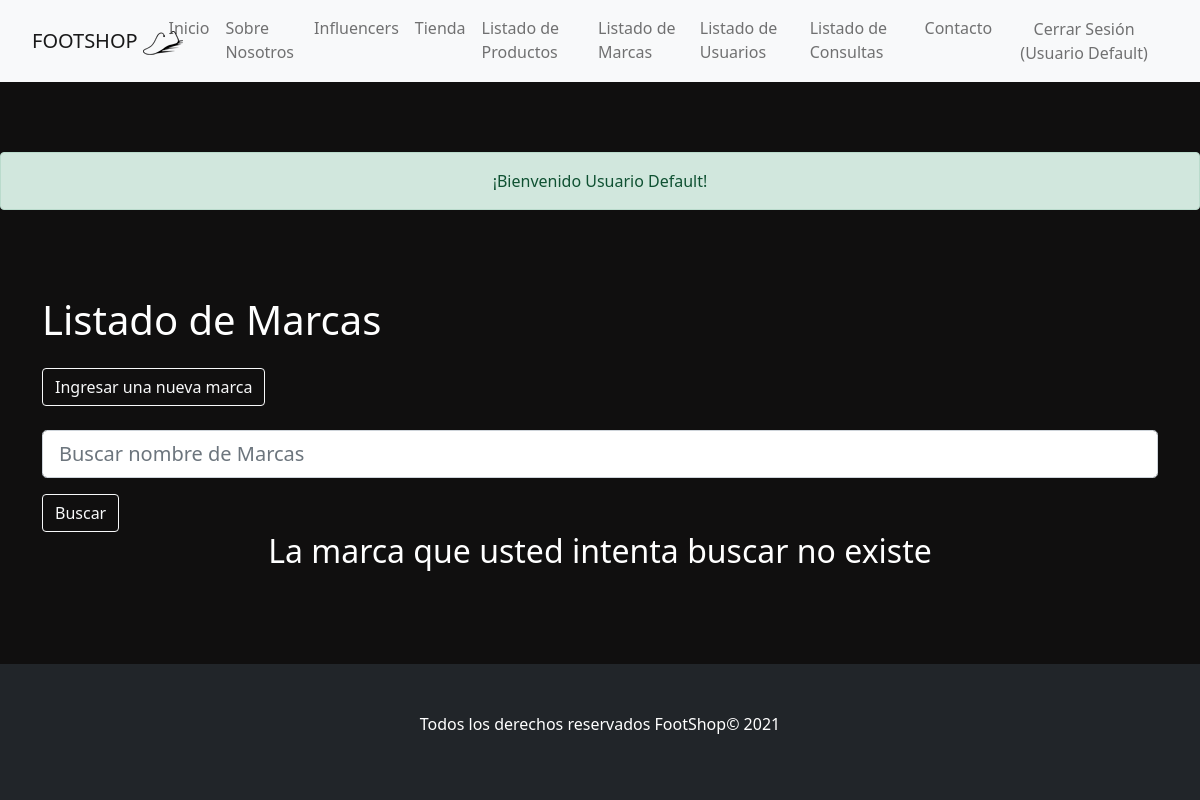
Page /marcas (signed in) on the earlier database version.
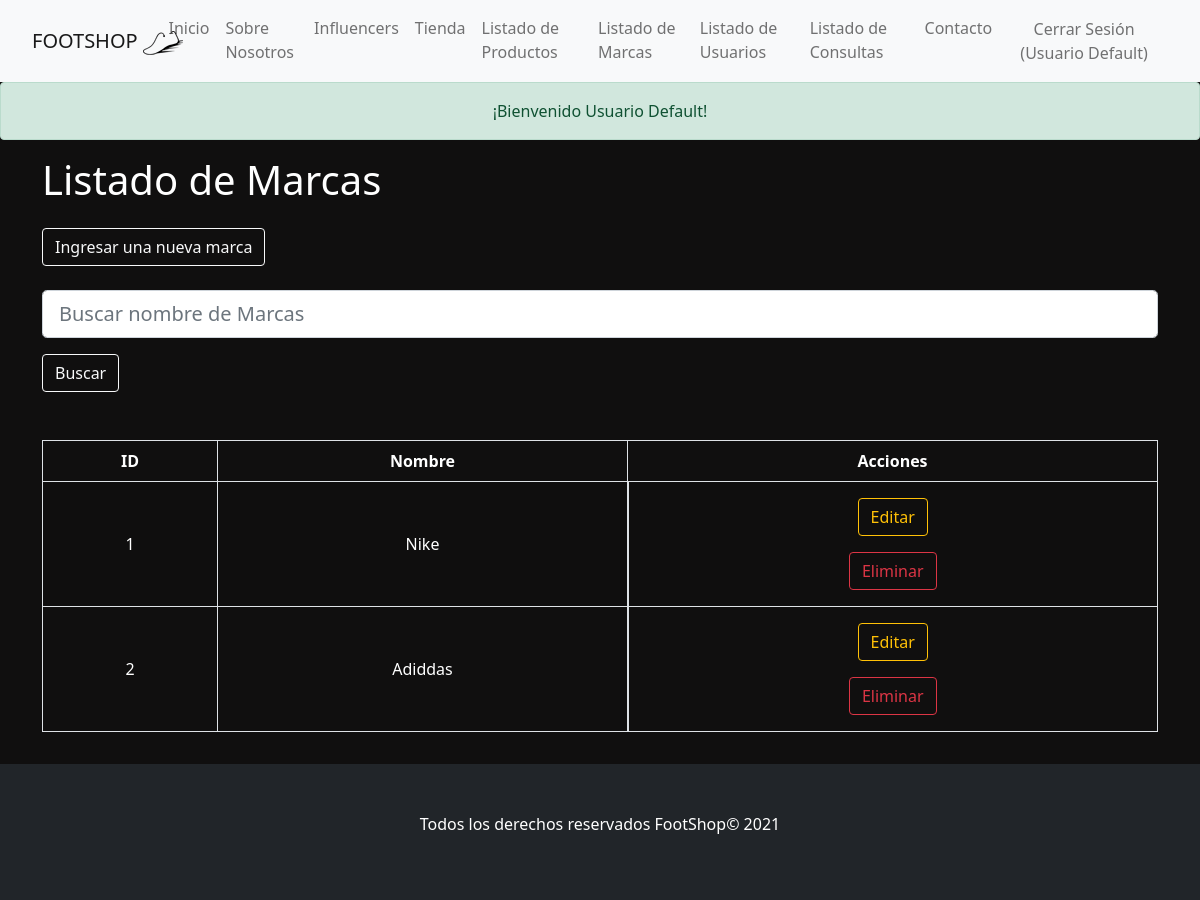
Same page on the later database version.
### tables this page shows
CREATE TABLE `usuarios` (
  `id_usuario` int(11) NOT NULL,
  `nombre` varchar(255) NOT NULL,
  `apellido` varchar(255) NOT NULL,
  `email` varchar(255) NOT NULL,
  `password` varchar(255) NOT NULL,
  `imagen` varchar(100) DEFAULT NULL,
  `imagen_alt` varchar(100) DEFAULT NULL,
  `remember_token` varchar(255) DEFAULT NULL
);

CREATE TABLE `marcas` (
  `id_marca` int(11) NOT NULL,
  `nombre` varchar(100) NOT NULL
);

### app/View.php (called while the page is built, shortened)
<?php
class View
{
    public function render($view, $variables = [], $otraVariable = []) {
        extract($variables);
        require_once __DIR__ . "/../views/$view.php";
        $content = ob_get_clean();
        require_once __DIR__ . "/../views/layouts/app.php";
    }
}

### app/Controllers/MarcasController.php (called while the page is built, shortened)
<?php
class MarcasController
{
    public static function index()
    {
        $marca = new Marca();
        $condiciones = [];
        $marcas = $marca
            ->withPagination(10)
            ->todo($condiciones);
        $pagination = $marca->getPagination();
        $view = new View();
        $view->render('marcas/index', ['marcas' => $marcas, 'pagination' => $pagination]);
    }
}

### public/index.php (called while the page is built, shortened)
<?php
$basePath = realpath(__DIR__ . "/..");
$router = new App\Router($basePath);
$router->get('/', [InicioController::class, 'index']);
$router->get('/sobre-nosotros', [InicioController::class, 'sobreNosotros']);
$router->get('/404', [InicioController::class, 'error404']);
$router->get('/influencers', [InicioController::class, 'influencers']);
$router->get('/500', [InicioController::class, 'error500']);
$router->get('/contacto', [ContactoController::class, 'index']);
$router->post('/enviar-contacto', [ContactoController::class, 'sendContact']);
$router->get('/registro', [AuthController::class, 'registroForm']);
$router->post('/registro', [AuthController::class, 'registro']);
$router->get('/iniciar-sesion', [AuthController::class, 'loginForm']);
$router->post('/iniciar-sesion', [AuthController::class, 'login']);
$router->post('/cerrar-sesion', [AuthController::class, 'logout']);
$router->get('/productos', [ProductoController::class, 'index']);
$router->get('/productos/nuevo', [ProductoController::class, 'nuevoForm']);
$router->get('/productos/{id}', [ProductoController::class,'ver']);
$router->get('/productos/editar/{id}', [ProductoController::class,'editarForm']);
$router->post('/productos/{id}/eliminar', [ProductoController::class,'eliminar']);
$router->post('/productos/nuevo', [ProductoController::class,'nuevoProducto']);
$router->post('/productos/editar', [ProductoController::class,'editar']);
$router->get('/tienda',[TiendaController::class, 'index']);
$router->get('/tienda/{id}', [TiendaController::class,'detalle']);
$router->get('/marcas', [MarcasController::class, 'index']);
$router->get('/marcas/nuevo', [MarcasController::class, 'nuevoForm']);
$router->get('/marcas/editar/{id}', [MarcasController::class,'editarForm']);
$router->post('/marcas/nuevo', [MarcasController::class,'nuevaMarca']);
$router->post('/marcas/{id}/eliminar', [MarcasController::class,'eliminar']);
$router->post('/marcas/editar', [MarcasController::class,'editar']);
$router->get('/usuarios', [UsuarioController::class, 'index']);
$router->get('/usuarios/editar/{id}', [UsuarioController::class, 'editarForm']);
$router->post('/usuarios/editar', [UsuarioController::class,'editar']);
$router->get('/consultas', [ConsultaController::class, 'index']);
$router->run();

### app/Models/Modelo.php (called while the page is built, shortened)
<?php
class Modelo
{
    protected $tabla = "";
    protected $pagination = [
        'pagination' => false,
        'rows' => null,
        'total' => null,
        'offset' => null,
        'pages' => null,
        'pageNow' => 1,
    ];
    public function todo(array $buscar = []) : array
    {
        $db = Connection::getConnection();
        $query = "SELECT * FROM " .$this->tabla;
        $buscarValores = [];
        $queryValues = '';
        if ($this->pagination['pagination']){
            $this->queryPaginador($queryValues, $buscarValores);
            $query .= " LIMIT " . $this->pagination['offset'] . ', ' . $this->pagination['rows'];
        }
        $stmt = $db->prepare($query);
        $stmt->execute($buscarValores);
        $stmt->setFetchMode(\PDO::FETCH_CLASS, static::class);
        return $stmt->fetchAll();
    }
    public function withPagination(int $rows): self
    {
        $this->pagination['pagination'] = true;
        $this->pagination['rows'] = $rows;
        $this->pagination['pageNow'] = (int) ($_GET['page'] ?? 1);
        $this->pagination['offset'] = ($rows * $this->pagination['pageNow']) - $rows;
        return $this;
    }
    protected function queryPaginador(string $query = "", array $values = [])
    {
        $db = Connection::getConnection();
        $query = "SELECT COUNT(*) AS total FROM ". $this->tabla . " " . $query;
        $stmt = $db->prepare($query);
        $stmt->execute($values);
        $resultado = $stmt->fetch(PDO::FETCH_ASSOC);
    }
}

### app/Utilities/Str.php (called while the page is built, shortened)
<?php
class Str
{
    public static function prefixIfMissing(string $string, string $prefix): string
    {
        if(strpos($string, $prefix) !== 0) {
            $string = $prefix . $string;
        }
        return $string;
    }
}

### app/Session/Session.php (called while the page is built, shortened)
<?php
class Session
{
    public static function has(string $key)
    {
        return isset($_SESSION[$key]);
    }
}

### app/Auth/Auth.php (called while the page is built, shortened)
<?php
class Auth
{
    protected $usuario;
    public function isAutenticado(): bool
    {
        return Session::has('id_usuario');
    }
    public function getUsuario(): ? Usuario
    {
        if($this->usuario === null){
            $usuario = new Usuario();
            $this->usuario = $usuario->getByPk(Session::get('id_usuario'));
        }
        return $this->usuario;
    }
}

### app/Models/Usuario.php (called while the page is built, shortened)
<?php
class Usuario
{
    protected $nombre;
    protected $apellido;
    public function getByPk(int $id): ?Usuario
    {
        $db = Connection::getConnection();
        $query = "SELECT * FROM usuarios
                  WHERE id_usuario = :id_usuario";
        $stmt = $db->prepare($query);
        $stmt->execute([':id_usuario' => $id]);
        $stmt->setFetchMode(\PDO::FETCH_CLASS, self::class);
        $usuario = $stmt->fetch();
        return $usuario;
    }
    public function getNombre(): string
    {
        return $this->nombre;
    }
    public function getApellido() : string
    {
        return $this->apellido;
    }
}

### app/Models/Marca.php (called while the page is built, shortened)
<?php
class Marca extends Modelo
{
    protected $id_marca;
    protected $nombre;
    public function getIdMarca(): int
    {
        return $this->id_marca;
    }
    public function getNombre(): string
    {
        return $this->nombre;
    }
}

### views/marcas/index.php (the view, shortened to what the rows shown need)
<?php
$auth = new Auth();
?>
<div class="container-fluid" id="marcas">
    <main class="container py-3">
        <h1>Listado de Marcas</h1>
        <?php
        if (count($marcas) > 0):
            ?>
            <div class="table-responsive mt-5">
                <table class="table table-striped table-bordered">
                    <thead>
                    <tr>
                        <th>ID</th>
                        <th>Nombre</th>
                        <?php
                        if ($auth->isAutenticado()):
                            ?>
                            <th>Acciones</th>
                        <?php
                        endif;
                        ?>
                    </tr>
                    </thead>
                    <tbody>
                    <?php
                    foreach ($marcas as $marca):
                        ?>
                        <tr>
                            <td class="text-center"><?= $marca->getIdMarca() ;?></td>
                            <td class="text-center"><?= ucfirst($marca->getNombre()) ;?></td>
                            <?php
                            if ($auth->isAutenticado()):
                                ?>
                                <td class="d-flex justify-content-center align-items-center flex-column py-3">
                                    <a href="<?= Router::urlTo('marcas/editar/' . $marca->getIdMarca()) ;?>" role="button" class="btn mb-3 btn-outline-warning">Editar</a>
                                    <form action="<?= Router::urlTo('marcas/' . $marca->getIdMarca() . '/eliminar') ;?>" method="post" class="eliminar">
                                        <button class="btn m-auto btn-outline-danger">Eliminar</button>
                                    </form>
                                </td>
                            <?php
                            endif;
                            ?>
                        </tr>
                    <?php
                    endforeach;
                    ?>
                    </tbody>
                </table>
            </div>
        <?php
        else:
            ?>
            <h2 class="text-center">La marca que usted intenta buscar no existe</h2>
        <?php
        endif;
        ?>
    </main>
</div>

### views/layouts/app.php (shortened to what the rows shown need)
<?php
$auth = new Auth();
?>
<!doctype html>
<html lang="es">
<head>
    <link href="<?= Router::urlTo('css/bootstrap.min.css') ;?>" rel="stylesheet">
    <link rel="stylesheet" href="<?= Router::urlTo('css/estilos.css') ;?>">
</head>
<body>
    <nav id="thenav" class="navbar navbar-expand-lg navbar-light bg-light">
        <div class="container-fluid">
            <div class="collapse navbar-collapse" id="navbar">
                <ul class="navbar-nav w-100">
                    <li class="navbar-nav float-end ms-lg-auto">
                        <ul class="list-unstyled navbar-nav float-end ms-lg-auto">
                            <?php
                            if ($auth->isAutenticado()):
                                ?>
                                <li class="nav-item">
                                    <form action="<?= Router::urlTo('cerrar-sesion') ;?>" method="post">
                                        <button class="btn nav-link" type="submit">Cerrar Sesión (<?= $auth->getUsuario()->getNombre() . " " . $auth->getUsuario()->getApellido() ;?>)</button>
                                    </form>
                                </li>
                            <?php
                            endif;
                            ?>
                        </ul>
                    </li>
                </ul>
            </div>
        </div>
    </nav>
    <?php echo $content; ?>
</body>
</html>

Differences in the rows shown:
added marcas: id_marca "1", nombre "Nike"
added marcas: id_marca "2", nombre "Adiddas"
Other differences:
text no longer shown: "La marca que usted intenta buscar no existe"
text now shown: "ID Nombre Acciones"
